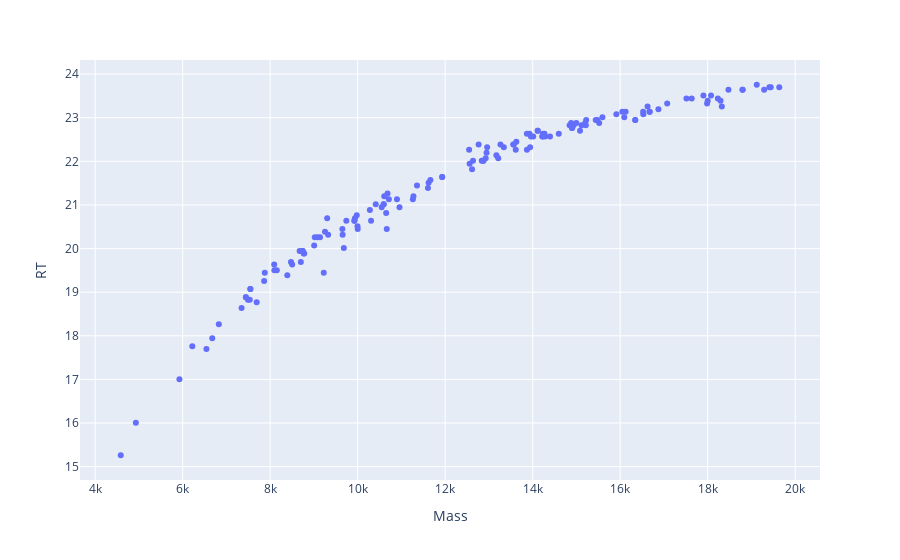

The notebook cell saved with this chart:
### Code cell
df_ms_2_tmp = df7.copy()
df_ms_2_tmp.Mass -= M
df_comm_pre_methyl = match_dfs(df_ms_2_tmp, df_ms_1)

df_ms_1_tmp = df7.copy()
df_ms_1_tmp.Mass += M
df_comm_post_methyl = match_dfs(df_ms_1_tmp, df_ms_2)

df_A = pd.concat([df_comm, df_comm_pre_methyl])
#     plotly_zones(df_comm, df_comm_pre_methyl, title='Pre Methyl')
df_B = pd.concat([df_comm, df_comm_post_methyl])
plotly_zone(df_B)

### Figure 1 — Plotly figure (JSON) as saved in the notebook; plotly's stock layout.template omitted (floating-point values rounded to 4 significant figures; data arrays with more than 128 entries replaced by an {"elided": "..."} marker saying what was removed)
{"data": [{"hoverlabel": {"namelength": 0}, "hovertemplate": "Mass=%{x}<br>RT=%{y}", "legendgroup": "", "marker": {"color": "#636efa", "symbol": "circle"}, "mode": "markers", "name": "", "showlegend": false, "type": "scatter", "x": {"elided": "147 float values"}, "xaxis": "x", "y": {"elided": "147 float values"}, "yaxis": "y"}], "layout": {"legend": {"tracegroupgap": 0}, "margin": {"t": 60}, "xaxis": {"anchor": "y", "domain": [0, 1], "title": {"text": "Mass"}}, "yaxis": {"anchor": "x", "domain": [0, 1], "title": {"text": "RT"}}}}
